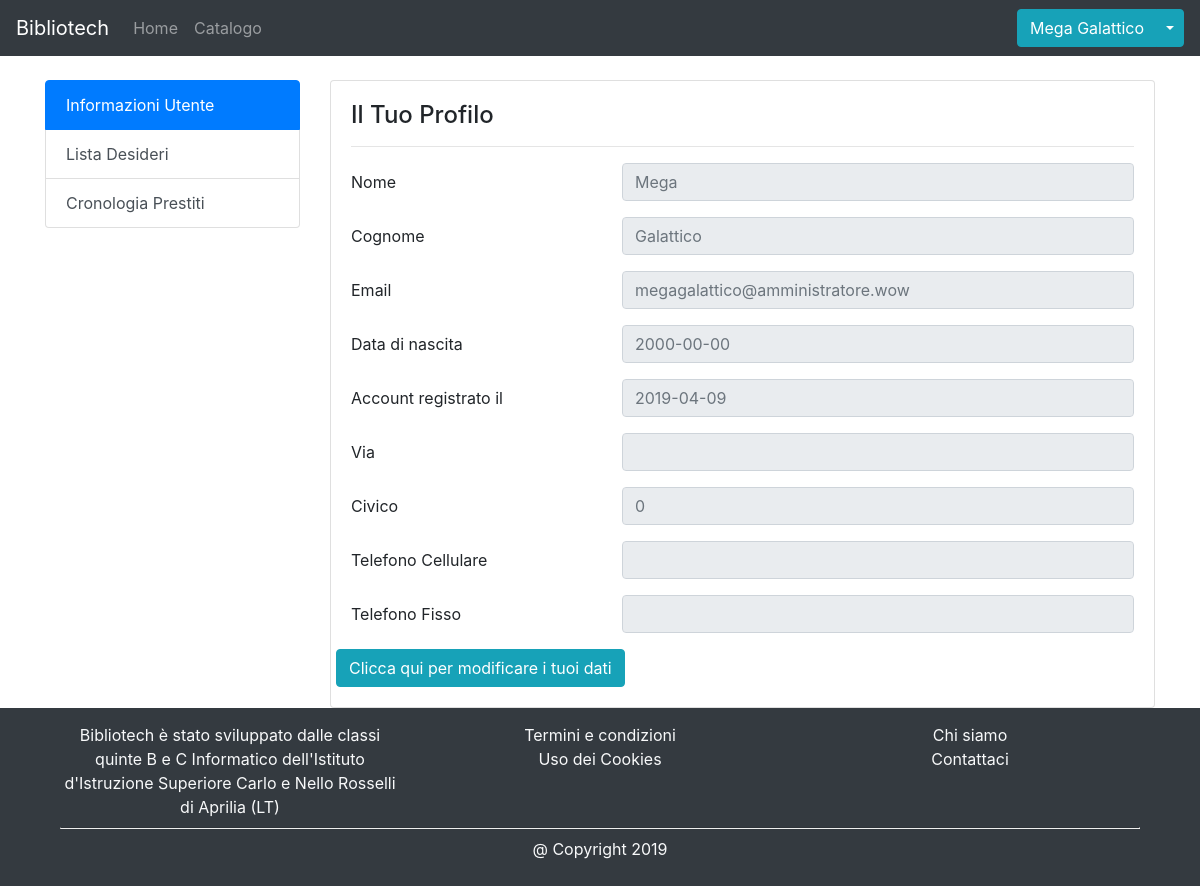
/pages/area-personale.php (signed in), run on the app's committed database.
### tables this page shows
CREATE TABLE Utenti (
  CodFiscale CHAR(16) NOT NULL,
  Nome VARCHAR(45) NOT NULL,
  Cognome VARCHAR(45) NOT NULL,
  Email VARCHAR(45) NOT NULL,
  ViaPzz VARCHAR(45) NOT NULL,
  NumeroCivico SMALLINT NOT NULL,
  TelefonoCellulare VARCHAR(15) NULL,
  TelefonoFisso VARCHAR(15) NULL,
  Validato TINYINT NOT NULL,
  CodiceValidazione VARCHAR(45) NULL,
  DataValidazione DATE NULL,
  Sesso CHAR(1) NOT NULL,
  Password CHAR(32) NOT NULL,
  Citta INT NOT NULL,
  DataNascita DATE NOT NULL,
  Permessi TINYINT NOT NULL DEFAULT 3,
  PRIMARY KEY (CodFiscale),
  FOREIGN KEY (Citta) REFERENCES Citta(idCitta)
);

### pages/area-personale.php (the view, shortened to what this page needs)
<!DOCTYPE html>
<html>
<head>
    <?php include_once "../php/imports.php";
    include_once "../php/paginazione.php";
    include '../php/connessione.php'; ?>
    <link rel="stylesheet" type="text/css" href="../css/area-personale.css">
</head>
<body class="wrapper">
    <?php include_once "../views/header.php"; ?>
    <?php
    $sql = "SELECT *
            FROM Utenti
            WHERE Utenti.CodFiscale = '$codfisc'";
    $conn = connettitiAlDb();
    $res = mysqli_query($conn, $sql);
    while ($row = mysqli_fetch_array($res)) {
        $email = $row['Email'];
        $datavalidazione = $row['DataValidazione'];
        $datanascita = $row['DataNascita'];
        $via = $row['ViaPzz'];
        $civico = $row['NumeroCivico'];
        $cellulare = $row['TelefonoCellulare'];
        $fisso = $row ['TelefonoFisso'];
    } ?>
    <div class='container mt-4'>
        <div class='row'>
            <div class='col-md-3 '>
                <div class='list-group '>
                    <a href='#' class='list-group-item list-group-item-action active'>Informazioni Utente</a>
                    <a href='lista-desideri.php' class='list-group-item list-group-item-action'>Lista Desideri</a>
                    <a href='cronologia-prestiti.php' class='list-group-item list-group-item-action'>Cronologia Prestiti</a>
                </div>
            </div>
<?php
    if($controllo == 0){
        echo"
            <div class='col-md-9'>
                <div class='card'>
                    <div class='card-body'>
                        <div class='row'>
                            <div class='col-md-12'>
                                <h4>Il Tuo Profilo </h4>
                                <hr>
                            </div>
                        </div>
                        <div class='row'>
                            <div class='col-md-12'>
                                <form>
                                    <div class='form-group row'>
                                        <label class='col-4 col-form-label'>Nome</label>
                                        <div class='col-8'>
                                            <input class='form-control here' placeholder='$nome' type='text' disabled>
                                        </div>
                                    </div>
                                    <div class='form-group row'>
                                        <label class='col-4 col-form-label'>Cognome</label>
                                        <div class='col-8'>
                                            <input class='form-control here' placeholder='$cognome' type='text' disabled>
                                        </div>
                                    </div>
                                    <div class='form-group row'>
                                        <label class='col-4 col-form-label'>Email</label>
                                        <div class='col-8'>
                                            <input class='form-control here' placeholder='$email' type='text' disabled>
                                        </div>
                                    </div>
                                    <div class='form-group row'>
                                        <label for='text' class='col-4 col-form-label'>Data di nascita</label>
                                        <div class='col-8'>
                                            <input placeholder='$datanascita' class='form-control here' type='text' disabled>
                                        </div>
                                    </div>
                                    <div class='form-group row'>
                                        <label for='text' class='col-4 col-form-label'>Account registrato il</label>
                                        <div class='col-8'>
                                            <input placeholder='$datavalidazione' class='form-control here' type='text' disabled>
                                        </div>
                                    </div>
                                    <div class='form-group row'>
                                        <label for='text' class='col-4 col-form-label'>Via</label>
                                        <div class='col-8'>
                                            <input placeholder='$via' class='form-control here' type='text' disabled>
                                        </div>
                                    </div>
                                    <div class='form-group row'>
                                        <label for='text' class='col-4 col-form-label'>Civico</label>
                                        <div class='col-8'>
                                            <input placeholder='$civico' class='form-control here' type='text' disabled>
                                        </div>
                                    </div>
                                    <div class='form-group row'>
                                        <label for='text' class='col-4 col-form-label'>Telefono Cellulare</label>
                                        <div class='col-8'>
                                            <input placeholder='$cellulare' class='form-control here' type='text' disabled>
                                        </div>
                                    </div>
                                    <div class='form-group row'>
                                        <label for='text' class='col-4 col-form-label'>Telefono Fisso</label>
                                        <div class='col-8'>
                                            <input placeholder='$fisso' class='form-control here' type='text' disabled>
                                        </div>
                                    </div>
                                </form>
                            </div>
                            <form method='post'>
                                <button class='button btn btn-info' type='submit' name='modifica'> Clicca qui per modificare i tuoi dati </button>
                                </form>
                        </div>
                    </div>
                </div>
            </div>
        </div>
    </div>";
    }
    ?>
    <?php include_once "../views/footer.php"; ?>
</body>

### css/footer.css (style rules this page uses)
.wrapper { display: grid; grid-template-columns: 1fr; grid-template-rows: auto 1fr auto; min-height: 100%; width: 100%; margin: 0; }
html { height: 100%; }

### data on the page
utenti: Email "megagalattico@amministratore.wow", DataNascita "2000-00-00", DataValidazione "2019-04-09", NumeroCivico "0"

### other printed values
$nome "Mega"
$cognome "Galattico"
